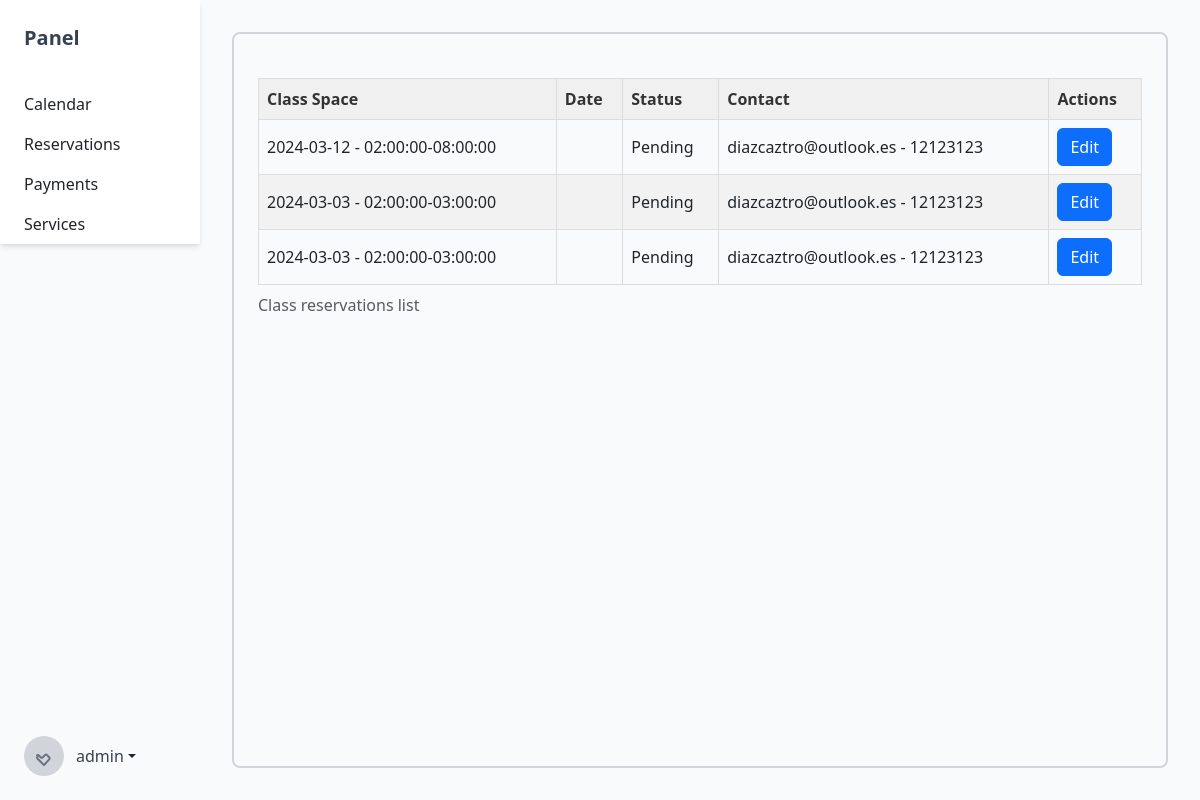
Page /panel/reservations/1 (signed in) on the earlier database version.
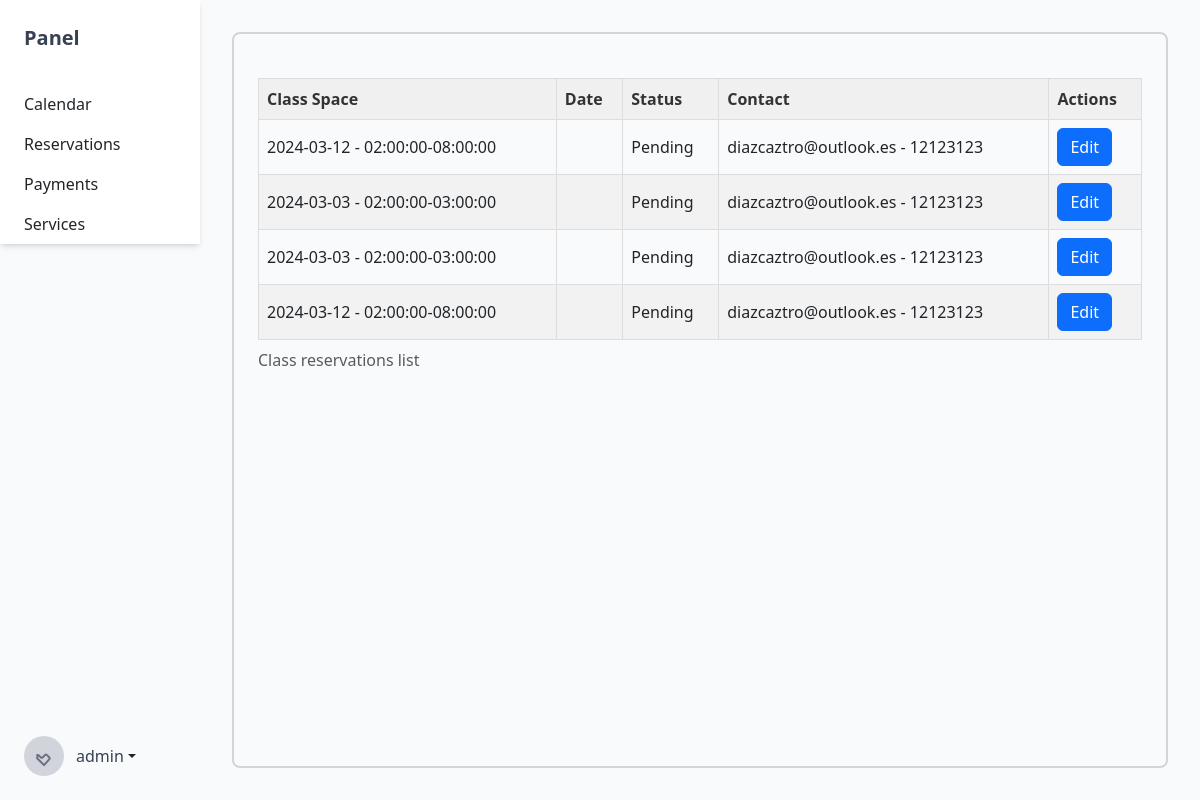
Same page on the later database version.
### panel/models.py (models this page shows)
class Reservation(models.Model):
    name = models.CharField(max_length=200)
    email = models.EmailField()
    phone_number = models.CharField(max_length=15)
    service = models.ForeignKey(Service, on_delete=models.CASCADE)
    status = models.CharField(max_length=20, default="Pending")
    class_space = models.ForeignKey(ClassSpaceModel, on_delete=models.CASCADE)
    tickets = models.IntegerField(default=1)
    class Meta:
        app_label = "panel"

class ClassSpaceModel(models.Model):
    SPACE_TYPES = [
        ("ONLINE", "Online"),
        ("OFFLINE", "Offline"),
    ]
    space_type = models.CharField(max_length=7, choices=SPACE_TYPES, default="ONLINE")
    day = models.DateField()
    start_time = models.TimeField()
    end_time = models.TimeField()
    week_cyclic = models.BooleanField(default=False)
    timezone = models.CharField(default="UTC", max_length=30)
    def __str__(self):
        return f"{self.day} - {self.start_time}-{self.end_time}"
    class Meta:
        app_label = "panel"

### panel/views.py (the view)
# urls.py: path("reservations/<int:id>", superuser_required(reservations_panel_view), name="reservations"),
def reservations_panel_view(request,id ):
    reservations = Reservation.objects.all()
    return render(request, "panel/reservations.html", {"reservations": reservations, "service": Service.objects.filter(id=id).first()})

### class_reservation/urls.py (called while the page is built)
def is_superuser(user):
    return user.is_superuser

def superuser_required(view_func):
    return user_passes_test(lambda user: is_superuser(user))(view_func)

### templates/panel/reservations.html (shortened to what this page needs)
{% extends "panel/panel.base.html" %}
{% block content %}
<div class="table-responsive">
    <table class="light-table">
        <caption>
            Class reservations list
        </caption>
        <thead>
            <tr>
                <th>Class Space</th>
                <th>Date</th>
                <th>Status</th>
                <th>Contact</th>
                <th>Actions</th>
            </tr>
        </thead>
        <tbody>
            {% for reservation in reservations %}
                <tr>
                    <td>{{ reservation.class_space }}</td>
                    <td>{{ reservation.date }}</td>
                    <td>{{ reservation.status }}</td>
                    <td>{{ reservation.email }} - {{ reservation.phone_number}}</td>
                    <td>
                        <a href="{% url 'panel:edit_reservation' reservation.id %}" class="btn btn-primary">Edit</a>
                    </td>
                </tr>
            {% endfor %}
        </tbody>
    </table>
</div>
{% endblock %}

### templates/panel/panel.base.html (shortened to what this page needs)
{% load static%}
<!DOCTYPE html>
<html lang="en">
<head>
    <link href="https://cdn.jsdelivr.net/npm/bootstrap@5.3.2/dist/css/bootstrap.min.css" rel="stylesheet"
>
    <script src="https://cdn.tailwindcss.com"></script>
</head>
<body class="bg-gray-50">
    <div class="min-h-screen flex">
        <div class="sidebar w-64 bg-white shadow-md">
            <div class="px-6 py-4">
                <h1 class="text-xl font-semibold text-gray-700">Panel</h1>
            </div>
            <nav class="mt-2">
                <a href="{% url 'panel:calendar' %}" class="nav-link block px-6 py-2 hover:bg-gray-100">
                    Calendar
                </a>
                <a href="{% url 'panel:reservations' %}" class="nav-link block px-6 py-2 hover:bg-gray-100">
                    Reservations
                </a>
                <a href="{% url 'panel:payments' %}" class="nav-link block px-6 py-2 hover:bg-gray-100">
                    Payments
                </a>
                <a href="{% url 'panel:services' %}" class="nav-link block px-6 py-2 hover:bg-gray-100">
                    Services
                </a>
            </nav>
            <div class="username-section absolute bottom-0 inset-x-0 p-6 dropdown">
                <a href="#" class="flex items-center dropdown-toggle" id="dropdownMenuButton" data-toggle="dropdown"
                    aria-haspopup="true" aria-expanded="false">
                    <span class="h-10 w-10 rounded-full bg-gray-300 flex items-center justify-center">
                    </span>
                    <span class="ml-3 text-gray-700">{{user}}</span>
                </a>
            </div>
        </div>
        <div class="flex-1 p-8">
            <div class="h-full border-2 border-gray-300 rounded-lg p-6">
                {% block content %}
                {% endblock%}
            </div>
        </div>
    </div>
</body>
</html>

### templates/panel/panel.base.html (style rules this page uses)
.sidebar { width: 200px; transition: width 0.5s; height: 100%; }
table { width: 100%; border-collapse: collapse; margin-top: 20px; }
th, td { border: 1px solid #ddd; padding: 8px; text-align: left; }
th { background-color: #4CAF50; color: white; }
tr:nth-child(even) { background-color: #f2f2f2; }

### templates/panel/reservations.html (style rules this page uses)
.table-responsive { display: block; width: 100%; overflow-x: auto; -webkit-overflow-scrolling: touch; }
.light-table { width: 100%; border-collapse: collapse; margin-top: 20px; }
.light-table th, .light-table td { border: 1px solid #ddd; padding: 8px; text-align: left; }
.light-table th { background-color: #f0f0f0; color: #333; }
.light-table tr:nth-child(even) { background-color: #f2f2f2; }

Differences in the rows shown:
added Reservation: class_space "2024-03-12 - 02:00:00-08:00:00", status "Pending", email "diazcaztro@outlook.es", phone_number "12123123"
